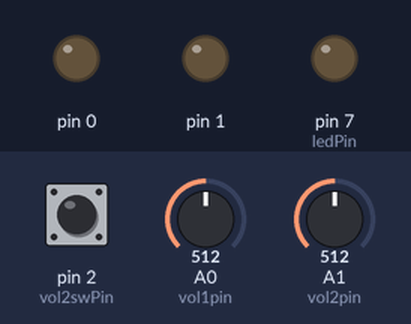
A sketch run on a simulated Arduino Uno, built with avr-gcc and run on an emulated ATmega328P. Parts: output pins drawn as LEDs (lit = HIGH). Inputs (shaded band) come from the test bench; at power-on: A0 (vol1pin) = 512, pin 2 (vol2swPin) HIGH, A1 (vol2pin) = 512.

Above: at 1.2 s.
1.3 s: A0 (vol1pin) set to 524
At 2.0 s:
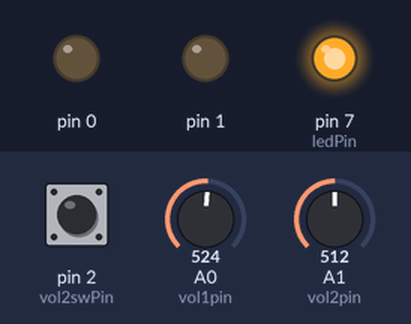
2.8 s: pin 2 (vol2swPin) pulled LOW for 1 s
At 3.3 s:
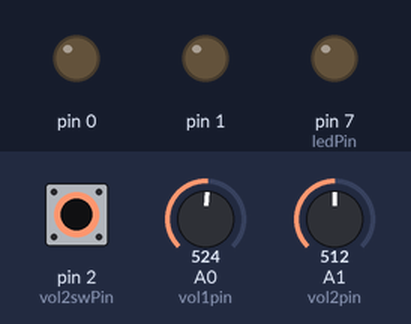
5.3 s: pin 2 (vol2swPin) pulled LOW for 3.2 s
10.0 s: A0 (vol1pin) set to 511
At 11.1 s:
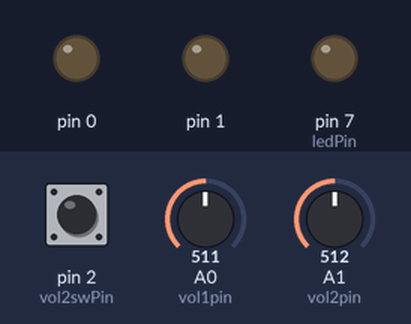
Timing chart, 0 to 12.7 s (numbered marks = the images above; inputs shaded):
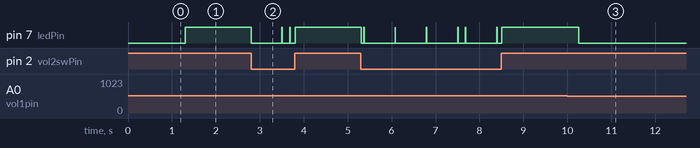

Measured:
- the behaviour switches between 512 and 513 on A0 (vol1pin) (found by bisection; images 0 and 1)
- after the input at 1.3 s, pin 7 (ledPin): LOW → HIGH at once
- after the input at 2.8 s, pin 7 (ledPin): goes LOW 0.70 s, HIGH 0.01 s, LOW 0.17 s, HIGH 0.01 s, LOW 0.11 s, then HIGH, starting at once
- after the input at 10.0 s, pin 7 (ledPin): HIGH → LOW after 0.26 s

The sketch:

UV_NeckBand.ino
```cpp
const float TAU = 6.28;
const int vol1pin = A0;
const int vol2pin = A1;
const int vol2swPin = 2;
const int ledPin = 7;

// for debug
bool debug = true;
uint32_t pastPrint = 0;

float v1, v2;
uint32_t past;
float brightness;
float phase; // 点滅するとき、0-1 の間でループする

void setup() {
  pinMode(INPUT, vol1pin);
  pinMode(INPUT, vol2pin);
  pinMode(INPUT_PULLUP, vol2swPin);
  pinMode(OUTPUT, ledPin);
  v1 = v2 = 0;
  past = millis();
  brightness = 0;
  phase = 0;
}

void loop() {
  v1 += (analogRead(vol1pin) - v1) * 0.1;
  v2 += (analogRead(vol2pin) - v2) * 0.1;
  bool v2sw = digitalRead(vol2swPin);
  uint32_t t = millis();

  float brightnessMax = v1 / 4;
  bool blinkEnabled = (v2sw == LOW);

  if (blinkEnabled) {
    int32_t deltaTime = t - past;
    float blinkFreq = 0.5 + v2 / 100.; // Hz
    float diff = 1. * deltaTime * blinkFreq / 1000.;
    phase += diff;
    while (phase > 1.) phase -= 1.;

    brightness = (1. - phase) * (1. - phase) * brightnessMax;
  }
  // not blink
  else {
    brightness = brightnessMax;
  }

  analogWrite(ledPin, brightness);

  if (debug) {
    uint32_t now = millis();
    if (now - pastPrint >= 100) {
      pastPrint = now;
      Serial.print(" b ");
      Serial.print(brightness);
      Serial.print(" v1 ");
      Serial.print(v1);
      Serial.print(" v2 ");
      Serial.print(v2);
      Serial.print(" v2sw ");
      Serial.print(v2sw);
      Serial.print(" phase ");
      Serial.print(phase);
      Serial.println();
    }
  }

  past = t;
  delay(10);
}
```
